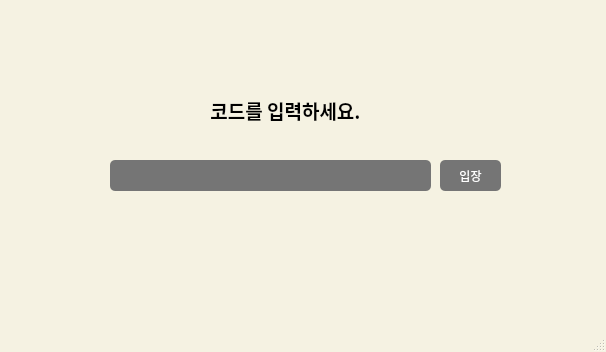
<?xml version="1.0" encoding="UTF-8"?>
<ui version="4.0">
 <class>MainWindow</class>
 <widget class="QMainWindow" name="MainWindow">
  <property name="geometry">
   <rect>
    <x>0</x>
    <y>0</y>
    <width>606</width>
    <height>352</height>
   </rect>
  </property>
  <property name="palette">
   <palette>
    <active>
     <colorrole role="Base">
      <brush brushstyle="SolidPattern">
       <color alpha="255">
        <red>255</red>
        <green>255</green>
        <blue>255</blue>
       </color>
      </brush>
     </colorrole>
     <colorrole role="Window">
      <brush brushstyle="SolidPattern">
       <color alpha="255">
        <red>245</red>
        <green>242</green>
        <blue>226</blue>
       </color>
      </brush>
     </colorrole>
    </active>
    <inactive>
     <colorrole role="Base">
      <brush brushstyle="SolidPattern">
       <color alpha="255">
        <red>255</red>
        <green>255</green>
        <blue>255</blue>
       </color>
      </brush>
     </colorrole>
     <colorrole role="Window">
      <brush brushstyle="SolidPattern">
       <color alpha="255">
        <red>245</red>
        <green>242</green>
        <blue>226</blue>
       </color>
      </brush>
     </colorrole>
    </inactive>
    <disabled>
     <colorrole role="Base">
      <brush brushstyle="SolidPattern">
       <color alpha="255">
        <red>245</red>
        <green>242</green>
        <blue>226</blue>
       </color>
      </brush>
     </colorrole>
     <colorrole role="Window">
      <brush brushstyle="SolidPattern">
       <color alpha="255">
        <red>245</red>
        <green>242</green>
        <blue>226</blue>
       </color>
      </brush>
     </colorrole>
    </disabled>
   </palette>
  </property>
  <property name="font">
   <font>
    <family>Agency FB</family>
    <weight>50</weight>
    <bold>false</bold>
   </font>
  </property>
  <property name="cursor">
   <cursorShape>OpenHandCursor</cursorShape>
  </property>
  <property name="windowTitle">
   <string>SmartCrawling</string>
  </property>
  <property name="windowIcon">
   <iconset>
    <normaloff>logo.ico</normaloff>logo.ico</iconset>
  </property>
  <widget class="QWidget" name="centralwidget">
   <widget class="QLabel" name="label">
    <property name="geometry">
     <rect>
      <x>180</x>
      <y>90</y>
      <width>211</width>
      <height>41</height>
     </rect>
    </property>
    <property name="font">
     <font>
      <family>Agency FB</family>
      <pointsize>14</pointsize>
      <weight>75</weight>
      <bold>true</bold>
     </font>
    </property>
    <property name="layoutDirection">
     <enum>Qt::LeftToRight</enum>
    </property>
    <property name="text">
     <string>코드를 입력하세요.</string>
    </property>
    <property name="textFormat">
     <enum>Qt::PlainText</enum>
    </property>
    <property name="alignment">
     <set>Qt::AlignCenter</set>
    </property>
   </widget>
   <widget class="QTextEdit" name="code_edit">
    <property name="geometry">
     <rect>
      <x>110</x>
      <y>160</y>
      <width>321</width>
      <height>31</height>
     </rect>
    </property>
    <property name="palette">
     <palette>
      <active>
       <colorrole role="WindowText">
        <brush brushstyle="SolidPattern">
         <color alpha="255">
          <red>255</red>
          <green>255</green>
          <blue>255</blue>
         </color>
        </brush>
       </colorrole>
       <colorrole role="Button">
        <brush brushstyle="SolidPattern">
         <color alpha="255">
          <red>117</red>
          <green>117</green>
          <blue>117</blue>
         </color>
        </brush>
       </colorrole>
       <colorrole role="Text">
        <brush brushstyle="SolidPattern">
         <color alpha="255">
          <red>255</red>
          <green>255</green>
          <blue>255</blue>
         </color>
        </brush>
       </colorrole>
       <colorrole role="BrightText">
        <brush brushstyle="SolidPattern">
         <color alpha="255">
          <red>255</red>
          <green>255</green>
          <blue>255</blue>
         </color>
        </brush>
       </colorrole>
       <colorrole role="ButtonText">
        <brush brushstyle="SolidPattern">
         <color alpha="255">
          <red>255</red>
          <green>255</green>
          <blue>255</blue>
         </color>
        </brush>
       </colorrole>
       <colorrole role="Base">
        <brush brushstyle="SolidPattern">
         <color alpha="255">
          <red>117</red>
          <green>117</green>
          <blue>117</blue>
         </color>
        </brush>
       </colorrole>
       <colorrole role="Window">
        <brush brushstyle="SolidPattern">
         <color alpha="255">
          <red>117</red>
          <green>117</green>
          <blue>117</blue>
         </color>
        </brush>
       </colorrole>
       <colorrole role="PlaceholderText">
        <brush brushstyle="NoBrush">
         <color alpha="128">
          <red>255</red>
          <green>255</green>
          <blue>255</blue>
         </color>
        </brush>
       </colorrole>
      </active>
      <inactive>
       <colorrole role="WindowText">
        <brush brushstyle="SolidPattern">
         <color alpha="255">
          <red>255</red>
          <green>255</green>
          <blue>255</blue>
         </color>
        </brush>
       </colorrole>
       <colorrole role="Button">
        <brush brushstyle="SolidPattern">
         <color alpha="255">
          <red>117</red>
          <green>117</green>
          <blue>117</blue>
         </color>
        </brush>
       </colorrole>
       <colorrole role="Text">
        <brush brushstyle="SolidPattern">
         <color alpha="255">
          <red>255</red>
          <green>255</green>
          <blue>255</blue>
         </color>
        </brush>
       </colorrole>
       <colorrole role="BrightText">
        <brush brushstyle="SolidPattern">
         <color alpha="255">
          <red>255</red>
          <green>255</green>
          <blue>255</blue>
         </color>
        </brush>
       </colorrole>
       <colorrole role="ButtonText">
        <brush brushstyle="SolidPattern">
         <color alpha="255">
          <red>255</red>
          <green>255</green>
          <blue>255</blue>
         </color>
        </brush>
       </colorrole>
       <colorrole role="Base">
        <brush brushstyle="SolidPattern">
         <color alpha="255">
          <red>117</red>
          <green>117</green>
          <blue>117</blue>
         </color>
        </brush>
       </colorrole>
       <colorrole role="Window">
        <brush brushstyle="SolidPattern">
         <color alpha="255">
          <red>117</red>
          <green>117</green>
          <blue>117</blue>
         </color>
        </brush>
       </colorrole>
       <colorrole role="PlaceholderText">
        <brush brushstyle="NoBrush">
         <color alpha="128">
          <red>255</red>
          <green>255</green>
          <blue>255</blue>
         </color>
        </brush>
       </colorrole>
      </inactive>
      <disabled>
       <colorrole role="WindowText">
        <brush brushstyle="SolidPattern">
         <color alpha="255">
          <red>255</red>
          <green>255</green>
          <blue>255</blue>
         </color>
        </brush>
       </colorrole>
       <colorrole role="Button">
        <brush brushstyle="SolidPattern">
         <color alpha="255">
          <red>117</red>
          <green>117</green>
          <blue>117</blue>
         </color>
        </brush>
       </colorrole>
       <colorrole role="Text">
        <brush brushstyle="SolidPattern">
         <color alpha="255">
          <red>255</red>
          <green>255</green>
          <blue>255</blue>
         </color>
        </brush>
       </colorrole>
       <colorrole role="BrightText">
        <brush brushstyle="SolidPattern">
         <color alpha="255">
          <red>255</red>
          <green>255</green>
          <blue>255</blue>
         </color>
        </brush>
       </colorrole>
       <colorrole role="ButtonText">
        <brush brushstyle="SolidPattern">
         <color alpha="255">
          <red>255</red>
          <green>255</green>
          <blue>255</blue>
         </color>
        </brush>
       </colorrole>
       <colorrole role="Base">
        <brush brushstyle="SolidPattern">
         <color alpha="255">
          <red>117</red>
          <green>117</green>
          <blue>117</blue>
         </color>
        </brush>
       </colorrole>
       <colorrole role="Window">
        <brush brushstyle="SolidPattern">
         <color alpha="255">
          <red>117</red>
          <green>117</green>
          <blue>117</blue>
         </color>
        </brush>
       </colorrole>
       <colorrole role="PlaceholderText">
        <brush brushstyle="NoBrush">
         <color alpha="128">
          <red>255</red>
          <green>255</green>
          <blue>255</blue>
         </color>
        </brush>
       </colorrole>
      </disabled>
     </palette>
    </property>
    <property name="font">
     <font>
      <family>Agency FB</family>
      <weight>50</weight>
      <bold>false</bold>
     </font>
    </property>
    <property name="focusPolicy">
     <enum>Qt::StrongFocus</enum>
    </property>
    <property name="styleSheet">
     <string notr="true">background-color:rgb(117, 117, 117);
color:white;
border-radius:5px;</string>
    </property>
    <property name="frameShape">
     <enum>QFrame::NoFrame</enum>
    </property>
    <property name="frameShadow">
     <enum>QFrame::Sunken</enum>
    </property>
    <property name="midLineWidth">
     <number>-1</number>
    </property>
   </widget>
   <widget class="QPushButton" name="pushButton">
    <property name="geometry">
     <rect>
      <x>440</x>
      <y>160</y>
      <width>61</width>
      <height>31</height>
     </rect>
    </property>
    <property name="palette">
     <palette>
      <active>
       <colorrole role="WindowText">
        <brush brushstyle="SolidPattern">
         <color alpha="255">
          <red>255</red>
          <green>255</green>
          <blue>255</blue>
         </color>
        </brush>
       </colorrole>
       <colorrole role="Button">
        <brush brushstyle="SolidPattern">
         <color alpha="255">
          <red>117</red>
          <green>117</green>
          <blue>117</blue>
         </color>
        </brush>
       </colorrole>
       <colorrole role="Text">
        <brush brushstyle="SolidPattern">
         <color alpha="255">
          <red>255</red>
          <green>255</green>
          <blue>255</blue>
         </color>
        </brush>
       </colorrole>
       <colorrole role="ButtonText">
        <brush brushstyle="SolidPattern">
         <color alpha="255">
          <red>255</red>
          <green>255</green>
          <blue>255</blue>
         </color>
        </brush>
       </colorrole>
       <colorrole role="Base">
        <brush brushstyle="SolidPattern">
         <color alpha="255">
          <red>117</red>
          <green>117</green>
          <blue>117</blue>
         </color>
        </brush>
       </colorrole>
       <colorrole role="Window">
        <brush brushstyle="SolidPattern">
         <color alpha="255">
          <red>117</red>
          <green>117</green>
          <blue>117</blue>
         </color>
        </brush>
       </colorrole>
       <colorrole role="PlaceholderText">
        <brush brushstyle="NoBrush">
         <color alpha="128">
          <red>255</red>
          <green>255</green>
          <blue>255</blue>
         </color>
        </brush>
       </colorrole>
      </active>
      <inactive>
       <colorrole role="WindowText">
        <brush brushstyle="SolidPattern">
         <color alpha="255">
          <red>255</red>
          <green>255</green>
          <blue>255</blue>
         </color>
        </brush>
       </colorrole>
       <colorrole role="Button">
        <brush brushstyle="SolidPattern">
         <color alpha="255">
          <red>117</red>
          <green>117</green>
          <blue>117</blue>
         </color>
        </brush>
       </colorrole>
       <colorrole role="Text">
        <brush brushstyle="SolidPattern">
         <color alpha="255">
          <red>255</red>
          <green>255</green>
          <blue>255</blue>
         </color>
        </brush>
       </colorrole>
       <colorrole role="ButtonText">
        <brush brushstyle="SolidPattern">
         <color alpha="255">
          <red>255</red>
          <green>255</green>
          <blue>255</blue>
         </color>
        </brush>
       </colorrole>
       <colorrole role="Base">
        <brush brushstyle="SolidPattern">
         <color alpha="255">
          <red>117</red>
          <green>117</green>
          <blue>117</blue>
         </color>
        </brush>
       </colorrole>
       <colorrole role="Window">
        <brush brushstyle="SolidPattern">
         <color alpha="255">
          <red>117</red>
          <green>117</green>
          <blue>117</blue>
         </color>
        </brush>
       </colorrole>
       <colorrole role="PlaceholderText">
        <brush brushstyle="NoBrush">
         <color alpha="128">
          <red>255</red>
          <green>255</green>
          <blue>255</blue>
         </color>
        </brush>
       </colorrole>
      </inactive>
      <disabled>
       <colorrole role="WindowText">
        <brush brushstyle="SolidPattern">
         <color alpha="255">
          <red>255</red>
          <green>255</green>
          <blue>255</blue>
         </color>
        </brush>
       </colorrole>
       <colorrole role="Button">
        <brush brushstyle="SolidPattern">
         <color alpha="255">
          <red>117</red>
          <green>117</green>
          <blue>117</blue>
         </color>
        </brush>
       </colorrole>
       <colorrole role="Text">
        <brush brushstyle="SolidPattern">
         <color alpha="255">
          <red>255</red>
          <green>255</green>
          <blue>255</blue>
         </color>
        </brush>
       </colorrole>
       <colorrole role="ButtonText">
        <brush brushstyle="SolidPattern">
         <color alpha="255">
          <red>255</red>
          <green>255</green>
          <blue>255</blue>
         </color>
        </brush>
       </colorrole>
       <colorrole role="Base">
        <brush brushstyle="SolidPattern">
         <color alpha="255">
          <red>117</red>
          <green>117</green>
          <blue>117</blue>
         </color>
        </brush>
       </colorrole>
       <colorrole role="Window">
        <brush brushstyle="SolidPattern">
         <color alpha="255">
          <red>117</red>
          <green>117</green>
          <blue>117</blue>
         </color>
        </brush>
       </colorrole>
       <colorrole role="PlaceholderText">
        <brush brushstyle="NoBrush">
         <color alpha="128">
          <red>255</red>
          <green>255</green>
          <blue>255</blue>
         </color>
        </brush>
       </colorrole>
      </disabled>
     </palette>
    </property>
    <property name="cursor">
     <cursorShape>PointingHandCursor</cursorShape>
    </property>
    <property name="styleSheet">
     <string notr="true">background-color:rgb(117, 117, 117);
color:white;
border-radius:5px;</string>
    </property>
    <property name="text">
     <string>입장</string>
    </property>
   </widget>
  </widget>
  <widget class="QMenuBar" name="menubar">
   <property name="geometry">
    <rect>
     <x>0</x>
     <y>0</y>
     <width>606</width>
     <height>21</height>
    </rect>
   </property>
  </widget>
  <widget class="QStatusBar" name="statusbar"/>
 </widget>
 <resources/>
 <connections>
  <connection>
   <sender>pushButton</sender>
   <signal>clicked()</signal>
   <receiver>MainWindow</receiver>
   <slot>input_code()</slot>
   <hints>
    <hint type="sourcelabel">
     <x>477</x>
     <y>182</y>
    </hint>
    <hint type="destinationlabel">
     <x>457</x>
     <y>337</y>
    </hint>
   </hints>
  </connection>
 </connections>
 <slots>
  <slot>input_code()</slot>
 </slots>
</ui>
